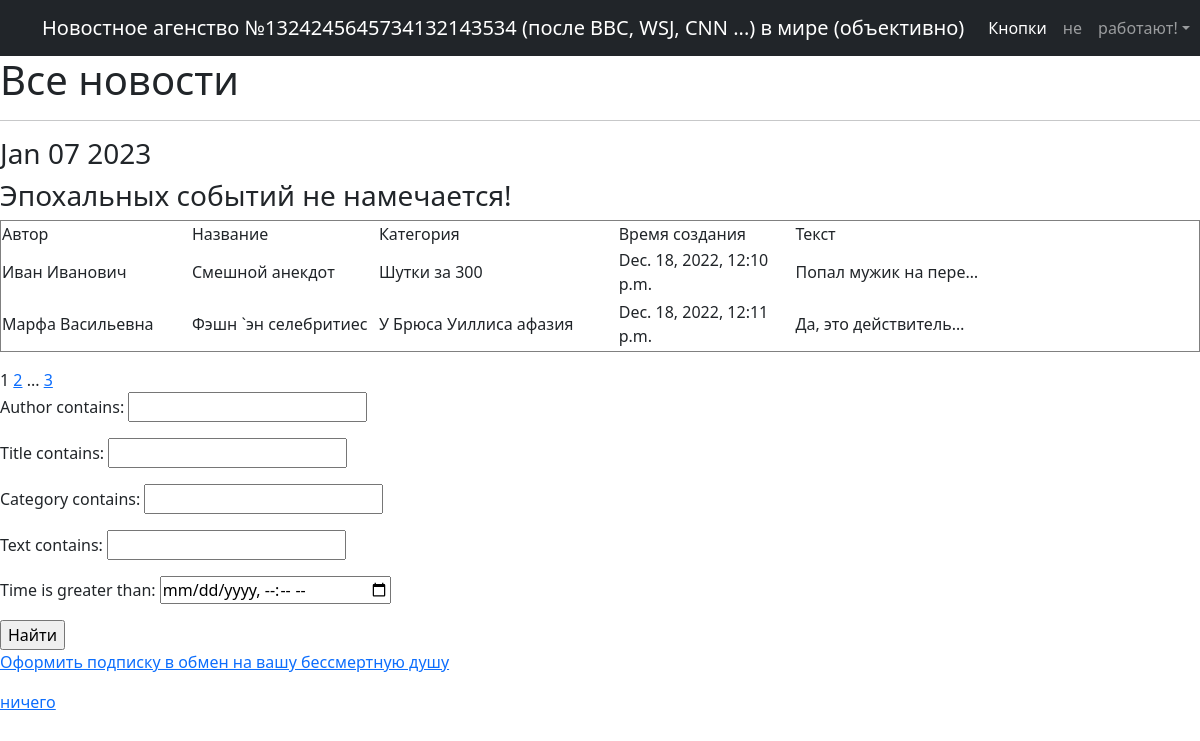
Page /news/ on the committed database.
### table/models.py (models this page shows, shortened)
class Post(models.Model):
    author = models.CharField(max_length=32)
    title = models.CharField(max_length=32)
    category = models.CharField(max_length=32)
    text = models.TextField(default='Здесь ничего не написано')
    time = models.DateTimeField(auto_now_add=True)

### table/views.py (the view)
# urls.py: path('', PostList.as_view(), name='post_list'),
class PostList(ListView):
    model = Post
    template_name = 'news.html'
    context_object_name = 'posts'
    paginate_by = 2
    def get_queryset(self):
        queryset = super().get_queryset()
        self.filterset = PostFilter(self.request.GET, queryset)
        return self.filterset.qs
    def get_context_data(self, **kwargs):
        context = super().get_context_data(**kwargs)
        context['current'] = datetime.utcnow()
        context['main_event'] = None
        context['filterset'] = self.filterset
        return context

### table/templatetags/custom_filters.py (called while the page is built)
@register.filter()
def cursed_words(word):
    i = -1
    word_super = word.split(' ')
    for letter in word_super:
        i += 1
        if letter in trashtalk:
            word_super[i] = trashtalk[f'{letter}']
    return f'{" ".join(word_super)}'

### table/templatetags/custom_tags.py (called while the page is built)
@register.simple_tag(takes_context=True)
def url_replace(context, **kwargs):
   d = context['request'].GET.copy()
   for k, v in kwargs.items():
       d[k] = v
   return d.urlencode()

### templates/news.html (shortened to what this page needs)
{% extends 'flatpages/default.html' %}
{% load custom_filters %}
{% load custom_tags %}
{% block content %}
<h1>Все новости</h1>
<hr>
<h3> {{ current|date:'M d Y' }} </h3>
<h3>{{ main_event|default_if_none:"Эпохальных событий не намечается!" }}</h3>
{% if posts %}
<table style="border-collapse: collapse; width: 100%;" border="1">
<tbody>
<tr>
<td style="width: 15.8807%;">Автор</td>
<td style="width: 15.5966%;">Название</td>
<td style="width: 20%;">Категория</td>
<td style="width: 14.7443%;">Время создания</td>
<td style="width: 33.7784%;">Текст</td>
</tr>
{% for post in posts %}
<tr>
<td style="width: 15.8807%;">{{post.author}}</td>
<td style="width: 15.5966%;">{{post.title}}</td>
<td style="width: 20%;">{{post.category}}</td>
<td style="width: 14.7443%;">{{post.time}}</td>
<td style="width: 33.7784%;">{{post.text|truncatechars:20|cursed_words}}</td>
</tr>
 <td>
 </td>
{% endfor %}
</tbody>
</table>
{% else %}
<h1>Бизнес не процветает, новостей не дождетесь!</h1>
{% endif %}
   {{ page_obj.number }}
   {% if page_obj.has_next %}
       <a href="?{% url_replace page=page_obj.next_page_number %}">{{ page_obj.next_page_number }}</a>
       {% if paginator.num_pages != page_obj.next_page_number %}
           ...
           <a href="?{% url_replace page=page_obj.paginator.num_pages %}">{{ page_obj.paginator.num_pages }}</a>
       {% endif %}
   {% endif %}
<form action="" method="get">
    {{ filterset.form.as_p }}
    <input type="submit" value="Найти" />
</form>
<p><a href="{% url 'sub' %}">Оформить подписку в обмен на вашу бессмертную душу</a></p>
<a href="{% url 'post_list' %}">ничего</a>
{% endblock content %}

### templates/flatpages/default.html (shortened to what this page needs)
<!DOCTYPE html>
<html lang="en">
    <head>
        {% load static %}
        <link href="{% static 'css/styles.css' %}" rel="stylesheet" />
    </head>
    <body>
        <nav class="navbar navbar-expand-lg navbar-dark bg-dark">
            <div class="container">
                <a class="navbar-brand" href="#">Новостное агенство №1324245645734132143534 (после BBC, WSJ, CNN ...) в мире (объективно)</a>
                <div class="collapse navbar-collapse" id="navbarSupportedContent">
                    <ul class="navbar-nav ms-auto mb-2 mb-lg-0">
                        <li class="nav-item"><a class="nav-link active" aria-current="page" href="#">Кнопки</a></li>
                        <li class="nav-item"><a class="nav-link" href="#">не</a></li>
                        <li class="nav-item dropdown">
                            <a class="nav-link dropdown-toggle" id="navbarDropdown" href="#" role="button" data-bs-toggle="dropdown" aria-expanded="false">работают!</a>
                        </li>
                    </ul>
                </div>
            </div>
        </nav>
    {% block content %}
    {% endblock content %}
    </body>
</html>

### rows in the picture
Post: author "Иван Иванович", title "Смешной анекдот", category "Шутки за 300", time "Dec. 18, 2022, 12:10 p.m.", text|cursed_words "Попал мужик на пере…"
Post: author "Марфа Васильевна", title "Фэшн `эн селебритиес", category "У Брюса Уиллиса афазия", time "Dec. 18, 2022, 12:11 p.m.", text|cursed_words "Да, это действитель…"

### other values in the picture
{{ current|date:'M d Y' }} "Jan 07 2023"
{{ main_event|default_if_none:"Эпохальных событий не намечается!" }} "Эпохальных событий не намечается!"
{{ page_obj.number }} "1"
{{ page_obj.next_page_number }} "2"
{{ page_obj.paginator.num_pages }} "3"
